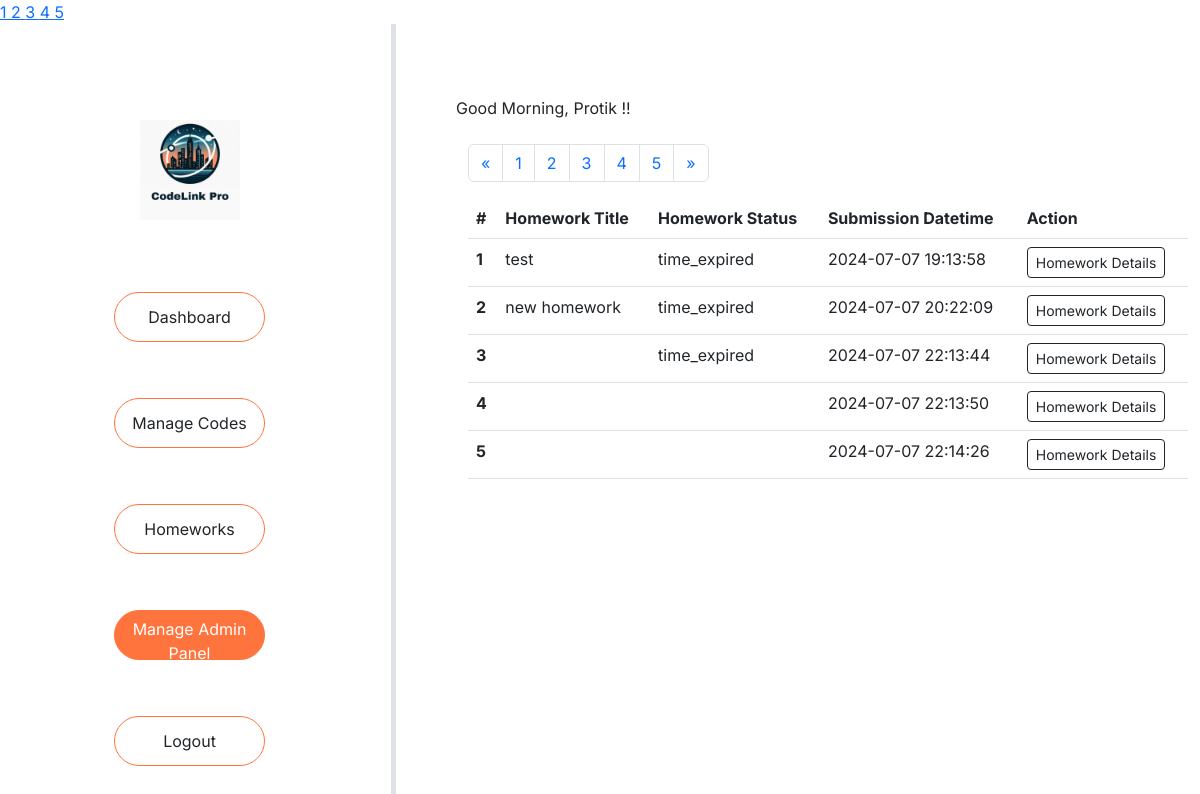
The page /manage_homework (signed in) on the database as committed earlier.
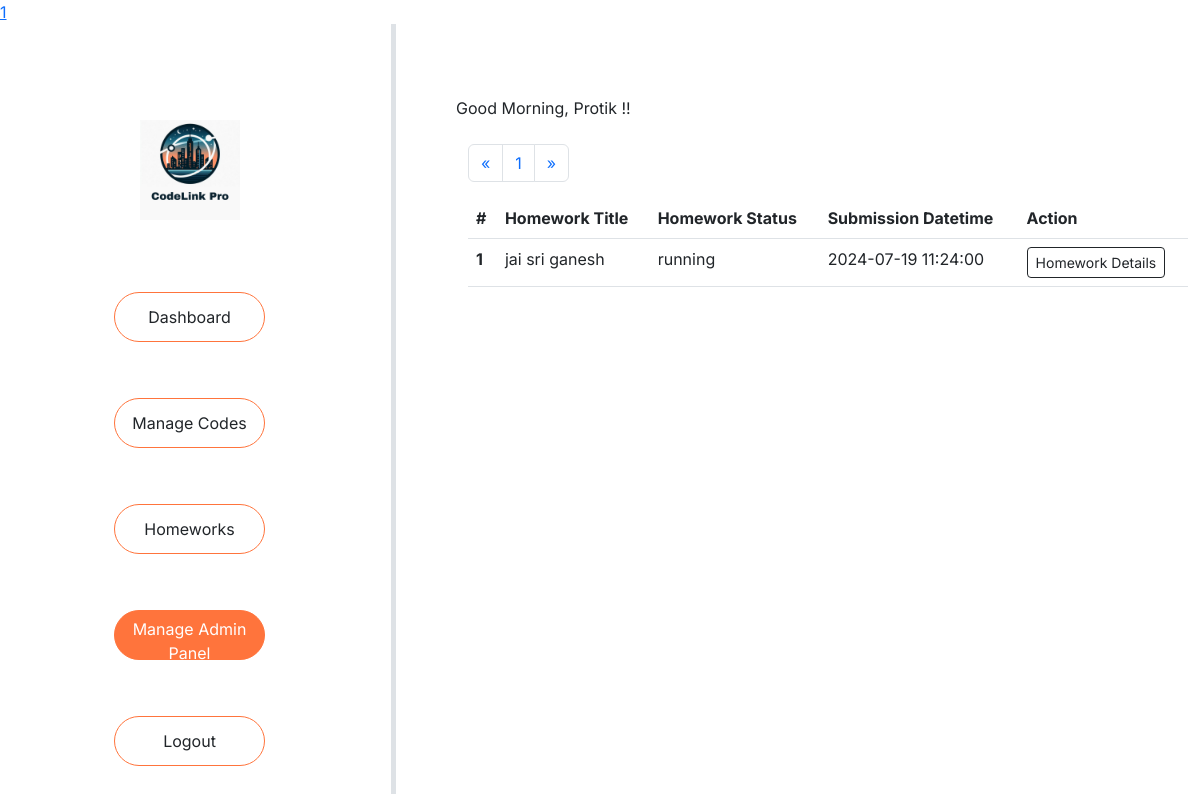
The same page on the database as committed later.
### tables this page shows
CREATE TABLE `homeworks` (
  `homework_id` int(11) NOT NULL,
  `homework_problem_id` varchar(255) NOT NULL,
  `user_id` varchar(255) NOT NULL,
  `user_name` varchar(255) NOT NULL,
  `homework_title` varchar(255) NOT NULL,
  `problems_count` varchar(255) NOT NULL,
  `homework_file_name` varchar(255) NOT NULL,
  `homework_status` varchar(255) NOT NULL,
  `homework_submission_datetime` datetime NOT NULL,
  `datetime` datetime NOT NULL DEFAULT current_timestamp()
);

### config/config.php (called while the page is built, shortened)
<?php
class database {
    protected function connect()
    {
        $this->hostname = "localhost";
        $this->db_username = "root";
        $this->db_password = "";
        $this->db_name = "code_link_pro";
        $conn = new mysqli($this->hostname, $this->db_username, $this->db_password, $this->db_name);
        return $conn;
    }
}
?>

### models/models.php (called while the page is built, shortened)
<?php
require_once __DIR__ . '/../config/config.php';
require_once __DIR__ . '/../controllers/controllers.php';
class models extends database{
   public function make_query($sql){
      $result = $this->connect()->query($sql);
      return $result;
   }
}
?>

### views/pages/inc/_mobile_sidebar.php (called while the page is built, shortened)
<?php
require __DIR__ . "/_sidebar_items.php";
?>

### views/pages/inc/_sidebar_active_class.php (called while the page is built, shortened)
<?php
$dashboard_active_class = "";
$manage_codes_active_class = "";
$homeworks_active_class = "";
?>

### views/pages/manage_homework.php (the view, shortened to what this page needs)
<?php
include __DIR__ . "/inc/_sidebar_active_class.php";
$manage_admin_panel_class = "sidebar_active_btn";
require __DIR__ . "/inc/_header.php";
$models = new models;
$results_per_page = 5;
$sql = "SELECT COUNT(*) AS total FROM homeworks";
$result = $models->make_query($sql);
$row = $result->fetch_assoc();
$total_results = $row['total'];
$total_pages = ceil($total_results / $results_per_page);
if (!isset($_GET['page'])) {
    $page = 1;
} else {
    $page = $_GET['page'];
}
$starting_limit = ($page - 1) * $results_per_page;
for ($page = 1; $page <= $total_pages; $page++) {
    echo '
    <a href="?page=' . $page . '"> ' . $page . ' </a>
    ';
}
?>
<main>
    <div class="main_section">
        <div class="row">
            <div class="col-md-4 col-sm-12 border-5  border-end" style="height: auto !important;">
                <div class="navbar_section">
                        <?php
                        require __DIR__ . "/inc/_mobile_sidebar.php";
                        ?>
                    <div class="md_navbar_section">
                        <div class="logo d-flex justify-content-center mt-5 pt-5 mb-4">
                            <img src="/assets/img/CodeLinkPro.png" class="" width="100px" alt="">
                        </div>
                        <?php
                        require __DIR__ . "/inc/_sidebar_items.php";
                        ?>
                    </div>
                </div>
            </div>
            <div class="col-md-8 col-sm-12">
                <div class="section_main_content mt-4">
                    <div class="container m-4 p-4">
                        <div class="greetings_section mb-4">
                            Good Morning, Protik !!
                        </div>
                        <div class="home_work_section">
                            <div class="container">
                                <div class="pagination_section">
                                    <nav aria-label="Page navigation example">
                                        <ul class="pagination">
                                            <li class="page-item">
                                                <a class="page-link" href='<?php
                                                $get_page = $_GET['page'];
                                               if(isset($_GET['page'])){
                                                if($get_page > 1){
                                                    echo '?page=' .  $get_page - 1;
                                                }else{
                                                    echo '?page=' . $get_page = 1;
                                                }
                                               }
                                                ?>' aria-label="Previous">
                                                    <span aria-hidden="true">&laquo;</span>
                                                </a>
                                            </li>
                                            <?php
                                            $get_total_pages = $controllers->pagination();
                                            ?>
                                            <li class="page-item">
                                                <a class="page-link" href="<?php
                                                if(isset($_GET['page'])){
                                                $get_page = $_GET['page'];
                                                    if($get_page < $get_total_pages){
                                                        echo '?page=' .  $get_page + 1;
                                                    }else{
                                                        echo '?page=' . $get_page = $get_total_pages;
                                                    }
                                                }else{
                                                    echo '?page=' . 2;
                                                }
                                                ?>" aria-label="Next">
                                                    <span aria-hidden="true">&raquo;</span>
                                                </a>
                                            </li>
                                        </ul>
                                    </nav>
                                </div>
                                <div class="table-responsive">
                                    <table class="table table-hover">
                                        <thead>
                                            <tr>
                                                <th scope="col">#</th>
                                                <th scope="col">Homework Title</th>
                                                <th scope="col">Homework Status</th>
                                                <th scope="col">Submission Datetime</th>
                                                <th scope="col">Action</th>
                                            </tr>
                                        </thead>
                                        <tbody>
                                            <?php
                                            $sql = "SELECT * FROM homeworks LIMIT $starting_limit, $results_per_page";
                                            $result_manage_homework = $models->make_query($sql);
                                            if ($result_manage_homework) {
                                                if ($result_manage_homework->num_rows > 0) {
                                                    $manage_homework_sl_no = 1;
                                                    while ($row = $result_manage_homework->fetch_assoc()) {
                                                        echo '
                                                <tr>
                                                <th scope="row">' . $manage_homework_sl_no . '</th>
                                                <td>' . $row['homework_title'] . '</td>
                                                <td>' . $row['homework_status'] . '</td>
                                                <td>' . $row['homework_submission_datetime'] . '</td>
                                                <td>
                                                <a href="/homework_details?homework_id=' . $row['homework_id'] . '">
                                                <button class = "btn btn-sm btn-outline-dark">Homework Details</button>
                                                </a>
                                                </td>
                                                </tr>
                                                ';
                                                        $manage_homework_sl_no++;
                                                    }
                                                }
                                            }
                                            ?>
                                        </tbody>
                                    </table>
                                </div>
                            </div>
                        </div>
                    </div>
                </div>
            </div>
        </div>
    </div>
</main>
<?php
require __DIR__ . "/inc/_footer_script.php";
?>

### index.php
<?php
$uri = parse_url($_SERVER['REQUEST_URI'])['path'];
$Routes = [
    "/" => __DIR__ . "/views/pages/login.php",
    "/login" => __DIR__ . "/views/pages/login.php",
    "/signup" => __DIR__ . "/views/pages/signup.php",
    "/dashboard" => __DIR__ . "/views/pages/dashboard.php",
    "/logout" => __DIR__ . "/views/pages/logout.php",
    "/submit_homework" => __DIR__ . "/views/pages/submit_homework.php",
    "/homework" => __DIR__ . "/views/pages/homework.php",
    "/manage_codes" => __DIR__ . "/views/pages/manage_codes.php",
    "/new_homework" => __DIR__ . "/views/pages/new_homework.php",
    "/view_homework" => __DIR__ . "/views/pages/view_homework.php",
    "/check_submitted_homework" => __DIR__ . "/views/pages/check_submitted_homework.php",
    "/manage_submitted_homeworks" => __DIR__ . "/views/pages/manage_submitted_homeworks.php",
    "/manage_new_submitted_homeworks" => __DIR__ . "/views/pages/manage_new_submitted_homeworks.php",
    "/manage_code_details" => __DIR__ . "/views/pages/manage_code_details.php",
    "/manage_users" => __DIR__ . "/views/pages/manage_users.php",
    "/user_details" => __DIR__ . "/views/pages/user_details.php",
    "/user_blocked" => __DIR__ . "/views/pages/user_blocked.php",
    "/manage_admin_panel" => __DIR__ . "/views/pages/manage_admin_panel.php",
    "/add_new_homework" => __DIR__ . "/views/pages/add_new_homework.php",
    "/manage_homework" => __DIR__ . "/views/pages/manage_homework.php",
    "/homework_details" => __DIR__ . "/views/pages/homework_details.php",
];
if(array_key_exists($uri, $Routes)){
    require $Routes[$uri];
}else{
    require __DIR__ . '/views/error_pages/views.error.php';
}
?>

### views/pages/inc/_header.php (shortened to what this page needs)
<?php
require_once __DIR__ . '/../../../controllers/controllers.php';
?>
<!DOCTYPE html>
<html lang="en">
<head>
    <link rel="stylesheet" href="/assets/css/bootstrap.min.css">
    <link rel="stylesheet" href="/assets/css/all.min.css">
    <link rel="stylesheet" href="/assets/css/responsive.css">
    <link rel="stylesheet" href="/assets/css/ace_code_editor.css">
    <link rel="stylesheet" href="/assets/css/style.css">
</head>
<body>

### views/pages/inc/_sidebar_items.php (shortened to what this page needs)
<ul class="navbar-nav  flex-column text-center">
               <li class="nav-item">
                   <a class="nav-link " aria-current="page" href="/dashboard">
                   <button class="btn cus_sidebar_btn <?php echo $dashboard_active_class  ?> ">Dashboard</button>
                   </a>
               </li>
               <li class="nav-item">
                   <a class="nav-link" href="/manage_codes">
                   <button class="btn cus_sidebar_btn <?php echo $manage_codes_active_class  ?> ">Manage Codes</button>
                   </a>
               </li>
               <li class="nav-item">
                   <a class="nav-link" href="/homework">
                   <button class="btn cus_sidebar_btn <?php echo $homeworks_active_class  ?> ">Homeworks</button>
                   </a>
               </li>
               <?php
               if($_SESSION['user_role'] == 'admin'){
               ?>
               <li class="nav-item">
                   <a class="nav-link" href="/manage_admin_panel">
                   <button class="btn cus_sidebar_btn <?php echo $manage_admin_panel_class  ?> ">Manage Admin Panel</button>
                   </a>
               </li>
               <?php
               }
               ?>
               <li class="nav-item">
                   <a class="nav-link" href="/logout">
                   <button class="btn cus_sidebar_btn">Logout</button>
                   </a>
               </li>
           </ul>

### controllers/controllers.php (shortened to what this page needs)
<?php
require_once __DIR__ . '/../config/config.php';
require_once __DIR__ . '/../models/models.php';
class controllers extends models
{
    public function pagination()
    {
        $results_per_page = 5;
        $sql = "SELECT COUNT(*) AS total FROM homeworks";
        $result = $this->make_query($sql);
        $row = $result->fetch_assoc();
        $total_results = $row['total'];
        $total_pages = ceil($total_results / $results_per_page);
        if (!isset($_GET['page'])) {
            $page = 1;
        } else {
            $page = $_GET['page'];
        }
        $starting_limit = ($page - 1) * $results_per_page;
        for ($page = 1; $page <= $total_pages; $page++) {
            echo '
    <li class="page-item"><a class="page-link" href="?page=' . $page . '">' . $page . '</a></li>
    ';
        }
        return $total_pages;
    }
}

### views/pages/inc/_footer_script.php (shortened to what this page needs)
</body>
</html>

### assets/css/ace_code_editor.css (style rules this page uses)
:root { --set-editor-inner-margin-top: 20px; }

### assets/css/responsive.inc.css (style rules this page uses)
@media screen and (min-width: 766px) { .md_navbar_section { display: block; } }

### assets/css/style.inc.css (style rules this page uses)
* { margin: 0; padding: 0; box-sizing: border-box; }
body { font-family: "Inter", sans-serif;; }
:root { --primary-color: #FF743C; }
.section_main_content { overflow-y: scroll; overflow-x: hidden; height: 100vh; }
.cus_sidebar_btn { border-radius: 50px ; width: 40%; margin-top: 40px; border: 1px solid var(--primary-color) !important; height: 50px !important; }
.sidebar_active_btn { background-color: var(--primary-color) !important; color: white; }

Rows that differ between the two databases and show on the page:
removed homeworks: homework_title "test", homework_status "time_expired", homework_submission_datetime "2024-07-07 19:13:58"
removed homeworks: homework_title "new homework", homework_status "time_expired", homework_submission_datetime "2024-07-07 20:22:09"
removed homeworks: homework_status "time_expired", homework_submission_datetime "2024-07-07 22:13:44"
removed homeworks: homework_submission_datetime "2024-07-07 22:13:50"
removed homeworks: homework_submission_datetime "2024-07-07 22:14:26"
added homeworks: homework_title "jai sri ganesh", homework_status "running", homework_submission_datetime "2024-07-19 11:24:00"
Other text that changed with them:
list line gone: "2"
list line gone: "3"
list line gone: "4"
list line gone: "5"
